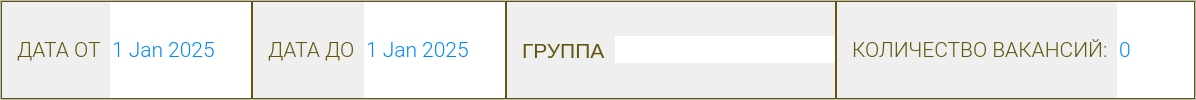
                   <widget class="QFrame" name="frame_9">
                    <property name="frameShape">
                     <enum>QFrame::StyledPanel</enum>
                    </property>
                    <property name="frameShadow">
                     <enum>QFrame::Raised</enum>
                    </property>
                    <layout class="QHBoxLayout" name="horizontalLayout_9">
                     <property name="spacing">
                      <number>0</number>
                     </property>
                     <property name="leftMargin">
                      <number>0</number>
                     </property>
                     <property name="topMargin">
                      <number>0</number>
                     </property>
                     <property name="rightMargin">
                      <number>0</number>
                     </property>
                     <property name="bottomMargin">
                      <number>0</number>
                     </property>
                     <item>
                      <widget class="QFrame" name="frame_5">
                       <property name="sizePolicy">
                        <sizepolicy hsizetype="Preferred" vsizetype="Preferred">
                         <horstretch>0</horstretch>
                         <verstretch>0</verstretch>
                        </sizepolicy>
                       </property>
                       <property name="minimumSize">
                        <size>
                         <width>170</width>
                         <height>0</height>
                        </size>
                       </property>
                       <property name="styleSheet">
                        <string notr="true">border: 0.5px solid #62560e;</string>
                       </property>
                       <property name="frameShape">
                        <enum>QFrame::Box</enum>
                       </property>
                       <property name="frameShadow">
                        <enum>QFrame::Plain</enum>
                       </property>
                       <property name="lineWidth">
                        <number>1</number>
                       </property>
                       <layout class="QHBoxLayout" name="horizontalLayout_5">
                        <property name="spacing">
                         <number>0</number>
                        </property>
                        <property name="leftMargin">
                         <number>0</number>
                        </property>
                        <property name="topMargin">
                         <number>0</number>
                        </property>
                        <property name="rightMargin">
                         <number>0</number>
                        </property>
                        <property name="bottomMargin">
                         <number>0</number>
                        </property>
                        <item alignment="Qt::AlignLeft">
                         <widget class="QLabel" name="label_14">
                          <property name="font">
                           <font>
                            <family>Roboto Light</family>
                            <pointsize>-1</pointsize>
                            <weight>50</weight>
                            <italic>false</italic>
                            <bold>false</bold>
                           </font>
                          </property>
                          <property name="styleSheet">
                           <string notr="true">padding-left: 10;
padding-top: 9;
padding-bottom: 9;
padding-right: 4;
color: #62560e;
font-size: 21px;
    font-family: &quot;Roboto Light&quot;;
border: none</string>
                          </property>
                          <property name="text">
                           <string>ДАТА ОТ</string>
                          </property>
                         </widget>
                        </item>
                        <item alignment="Qt::AlignLeft">
                         <widget class="DateEdit" name="dateStartWidget">
                          <property name="sizePolicy">
                           <sizepolicy hsizetype="Preferred" vsizetype="Preferred">
                            <horstretch>0</horstretch>
                            <verstretch>0</verstretch>
                           </sizepolicy>
                          </property>
                          <property name="minimumSize">
                           <size>
                            <width>0</width>
                            <height>0</height>
                           </size>
                          </property>
                          <property name="font">
                           <font>
                            <family>Roboto Light</family>
                            <pointsize>-1</pointsize>
                           </font>
                          </property>
                          <property name="cursor">
                           <cursorShape>PointingHandCursor</cursorShape>
                          </property>
                          <property name="mouseTracking">
                           <bool>false</bool>
                          </property>
                          <property name="styleSheet">
                           <string notr="true">QDateEdit{border: none;
color: #0087fc;
padding-right: 18;
font-size: 21px;
    font-family: &quot;Roboto Light&quot;;}

QDateEdit::drop-down {
    width: 0px;
}

QCalendarWidget{
font-size: 21px;
    font-family: &quot;Roboto Light&quot;;
padding: 10;
}
QCalendarWidget QToolButton {
        /* Стиль для кнопок месяца/года */
        color: #62560e;
padding: 10;
    }

/* Заголовки дней недели */
    QCalendarWidget QHeaderView::section {
        padding: 10;
    }
   
    /* Отдельные ячейки дней */
    QCalendarWidget QTableView::item {
        padding: 10;
    }</string>
                          </property>
                          <property name="frame">
                           <bool>false</bool>
                          </property>
                          <property name="readOnly">
                           <bool>false</bool>
                          </property>
                          <property name="buttonSymbols">
                           <enum>QAbstractSpinBox::NoButtons</enum>
                          </property>
                          <property name="accelerated">
                           <bool>false</bool>
                          </property>
                          <property name="dateTime">
                           <datetime>
                            <hour>0</hour>
                            <minute>0</minute>
                            <second>0</second>
                            <year>2025</year>
                            <month>1</month>
                            <day>1</day>
                           </datetime>
                          </property>
                          <property name="calendarPopup">
                           <bool>true</bool>
                          </property>
                         </widget>
                        </item>
                       </layout>
                      </widget>
                     </item>
                     <item>
                      <widget class="QFrame" name="frame_7">
                       <property name="sizePolicy">
                        <sizepolicy hsizetype="Preferred" vsizetype="Preferred">
                         <horstretch>0</horstretch>
                         <verstretch>0</verstretch>
                        </sizepolicy>
                       </property>
                       <property name="minimumSize">
                        <size>
                         <width>170</width>
                         <height>0</height>
                        </size>
                       </property>
                       <property name="font">
                        <font>
                         <family>Roboto</family>
                         <pointsize>6</pointsize>
                        </font>
                       </property>
                       <property name="styleSheet">
                        <string notr="true">border: 0.5px solid #62560e;</string>
                       </property>
                       <property name="frameShape">
                        <enum>QFrame::Box</enum>
                       </property>
                       <property name="frameShadow">
                        <enum>QFrame::Plain</enum>
                       </property>
                       <property name="lineWidth">
                        <number>1</number>
                       </property>
                       <layout class="QHBoxLayout" name="horizontalLayout_6">
                        <property name="spacing">
                         <number>0</number>
                        </property>
                        <property name="leftMargin">
                         <number>0</number>
                        </property>
                        <property name="topMargin">
                         <number>0</number>
                        </property>
                        <property name="rightMargin">
                         <number>0</number>
                        </property>
                        <property name="bottomMargin">
                         <number>0</number>
                        </property>
                        <item alignment="Qt::AlignLeft">
                         <widget class="QLabel" name="label_15">
                          <property name="font">
                           <font>
                            <family>Roboto Light</family>
                            <pointsize>-1</pointsize>
                           </font>
                          </property>
                          <property name="styleSheet">
                           <string notr="true">padding-left: 10;
padding-right: 4;
padding-top: 9;
padding-bottom: 9;
color: #62560e;
font-size: 21px;
font-family: &quot;Roboto Light&quot;;
border: none</string>
                          </property>
                          <property name="text">
                           <string>ДАТА ДО</string>
                          </property>
                         </widget>
                        </item>
                        <item alignment="Qt::AlignLeft">
                         <widget class="DateEdit" name="dateFinishWidget">
                          <property name="sizePolicy">
                           <sizepolicy hsizetype="Preferred" vsizetype="Preferred">
                            <horstretch>0</horstretch>
                            <verstretch>0</verstretch>
                           </sizepolicy>
                          </property>
                          <property name="minimumSize">
                           <size>
                            <width>100</width>
                            <height>0</height>
                           </size>
                          </property>
                          <property name="font">
                           <font>
                            <family>Roboto Light</family>
                            <pointsize>-1</pointsize>
                           </font>
                          </property>
                          <property name="cursor">
                           <cursorShape>PointingHandCursor</cursorShape>
                          </property>
                          <property name="styleSheet">
                           <string notr="true">QDateEdit{border: none;
color: #0087fc;
padding-right: 18;
font-size: 21px;
    font-family: &quot;Roboto Light&quot;;}

QDateEdit::drop-down {
    width: 0px;
}

QCalendarWidget{
font-size: 21px;
    font-family: &quot;Roboto Light&quot;;
padding: 10;
}
QCalendarWidget QToolButton {
        /* Стиль для кнопок месяца/года */
        color: #62560e;
padding: 10;
    }

/* Заголовки дней недели */
    QCalendarWidget QHeaderView::section {
        padding: 10;
    }
   
    /* Отдельные ячейки дней */
    QCalendarWidget QTableView::item {
        padding: 10;
    }</string>
                          </property>
                          <property name="frame">
                           <bool>false</bool>
                          </property>
                          <property name="buttonSymbols">
                           <enum>QAbstractSpinBox::NoButtons</enum>
                          </property>
                          <property name="accelerated">
                           <bool>false</bool>
                          </property>
                          <property name="dateTime">
                           <datetime>
                            <hour>0</hour>
                            <minute>0</minute>
                            <second>0</second>
                            <year>2025</year>
                            <month>1</month>
                            <day>1</day>
                           </datetime>
                          </property>
                          <property name="calendarPopup">
                           <bool>true</bool>
                          </property>
                         </widget>
                        </item>
                       </layout>
                      </widget>
                     </item>
                     <item alignment="Qt::AlignLeft">
                      <widget class="QFrame" name="frameGroupSelect">
                       <property name="sizePolicy">
                        <sizepolicy hsizetype="MinimumExpanding" vsizetype="Preferred">
                         <horstretch>0</horstretch>
                         <verstretch>0</verstretch>
                        </sizepolicy>
                       </property>
                       <property name="styleSheet">
                        <string notr="true">border: 0.5px solid #62560e;</string>
                       </property>
                       <property name="frameShape">
                        <enum>QFrame::Box</enum>
                       </property>
                       <property name="frameShadow">
                        <enum>QFrame::Plain</enum>
                       </property>
                       <layout class="QHBoxLayout" name="horizontalLayout_groupSelect">
                        <property name="spacing">
                         <number>0</number>
                        </property>
                        <property name="leftMargin">
                         <number>0</number>
                        </property>
                        <property name="topMargin">
                         <number>0</number>
                        </property>
                        <property name="rightMargin">
                         <number>0</number>
                        </property>
                        <property name="bottomMargin">
                         <number>0</number>
                        </property>
                        <item alignment="Qt::AlignLeft">
                         <widget class="QLabel" name="label_group">
                          <property name="styleSheet">
                           <string notr="true">padding-left: 10;
padding-right: 4;
padding-top: 9;
padding-bottom: 9;
color: #62560e;
font-size: 21px;
font-family: &quot;Roboto Light&quot;;
border: none</string>
                          </property>
                          <property name="text">
                           <string>ГРУППА</string>
                          </property>
                         </widget>
                        </item>
                        <item alignment="Qt::AlignLeft">
                         <widget class="QComboBox" name="groupSelectWidget">
                          <property name="minimumSize">
                           <size>
                            <width>220</width>
                            <height>0</height>
                           </size>
                          </property>
                          <property name="cursor">
                           <cursorShape>PointingHandCursor</cursorShape>
                          </property>
                          <property name="styleSheet">
                           <string notr="true">QComboBox{border: none;
color: #0087fc;
padding-right: 12;
font-size: 21px;
    font-family: &quot;Roboto Light&quot;;}
QComboBox::drop-down {width: 0px;}</string>
                          </property>
                          <property name="currentText">
                           <string/>
                          </property>
                         </widget>
                        </item>
                       </layout>
                      </widget>
                     </item>
                     <item>
                      <widget class="QFrame" name="frame_13">
                       <property name="sizePolicy">
                        <sizepolicy hsizetype="Preferred" vsizetype="Preferred">
                         <horstretch>0</horstretch>
                         <verstretch>0</verstretch>
                        </sizepolicy>
                       </property>
                       <property name="styleSheet">
                        <string notr="true">border: 0.5px solid #62560e;</string>
                       </property>
                       <property name="frameShape">
                        <enum>QFrame::Box</enum>
                       </property>
                       <property name="frameShadow">
                        <enum>QFrame::Plain</enum>
                       </property>
                       <layout class="QHBoxLayout" name="horizontalLayout_3">
                        <property name="spacing">
                         <number>0</number>
                        </property>
                        <property name="sizeConstraint">
                         <enum>QLayout::SetDefaultConstraint</enum>
                        </property>
                        <property name="leftMargin">
                         <number>0</number>
                        </property>
                        <property name="topMargin">
                         <number>0</number>
                        </property>
                        <property name="rightMargin">
                         <number>0</number>
                        </property>
                        <property name="bottomMargin">
                         <number>0</number>
                        </property>
                        <item alignment="Qt::AlignLeft">
                         <widget class="QLabel" name="label_16">
                          <property name="sizePolicy">
                           <sizepolicy hsizetype="Preferred" vsizetype="Preferred">
                            <horstretch>0</horstretch>
                            <verstretch>0</verstretch>
                           </sizepolicy>
                          </property>
                          <property name="font">
                           <font>
                            <family>Roboto Light</family>
                            <pointsize>-1</pointsize>
                           </font>
                          </property>
                          <property name="styleSheet">
                           <string notr="true">padding-left: 10;
padding-right: 4;
padding-top: 9;
padding-bottom: 9;
color: #62560e;
font-size: 21px;
font-family: &quot;Roboto Light&quot;;
border: none;</string>
                          </property>
                          <property name="text">
                           <string>КОЛИЧЕСТВО ВАКАНСИЙ:</string>
                          </property>
                         </widget>
                        </item>
                        <item alignment="Qt::AlignLeft">
                         <widget class="QSpinBox" name="applicantsNumberWidget">
                          <property name="enabled">
                           <bool>true</bool>
                          </property>
                          <property name="sizePolicy">
                           <sizepolicy hsizetype="Preferred" vsizetype="Preferred">
                            <horstretch>0</horstretch>
                            <verstretch>0</verstretch>
                           </sizepolicy>
                          </property>
                          <property name="font">
                           <font>
                            <family>Roboto Light</family>
                            <pointsize>-1</pointsize>
                           </font>
                          </property>
                          <property name="acceptDrops">
                           <bool>false</bool>
                          </property>
                          <property name="styleSheet">
                           <string notr="true">border: none;
color: #0087fc;
font-size: 21px;
font-family: &quot;Roboto Light&quot;;</string>
                          </property>
                          <property name="frame">
                           <bool>false</bool>
                          </property>
                          <property name="alignment">
                           <set>Qt::AlignLeading|Qt::AlignLeft|Qt::AlignVCenter</set>
                          </property>
                          <property name="readOnly">
                           <bool>true</bool>
                          </property>
                          <property name="buttonSymbols">
                           <enum>QAbstractSpinBox::NoButtons</enum>
                          </property>
                          <property name="maximum">
                           <number>10000000</number>
                          </property>
                          <property name="stepType">
                           <enum>QAbstractSpinBox::DefaultStepType</enum>
                          </property>
                         </widget>
                        </item>
                       </layout>
                      </widget>
                     </item>
                    </layout>
                   </widget>
